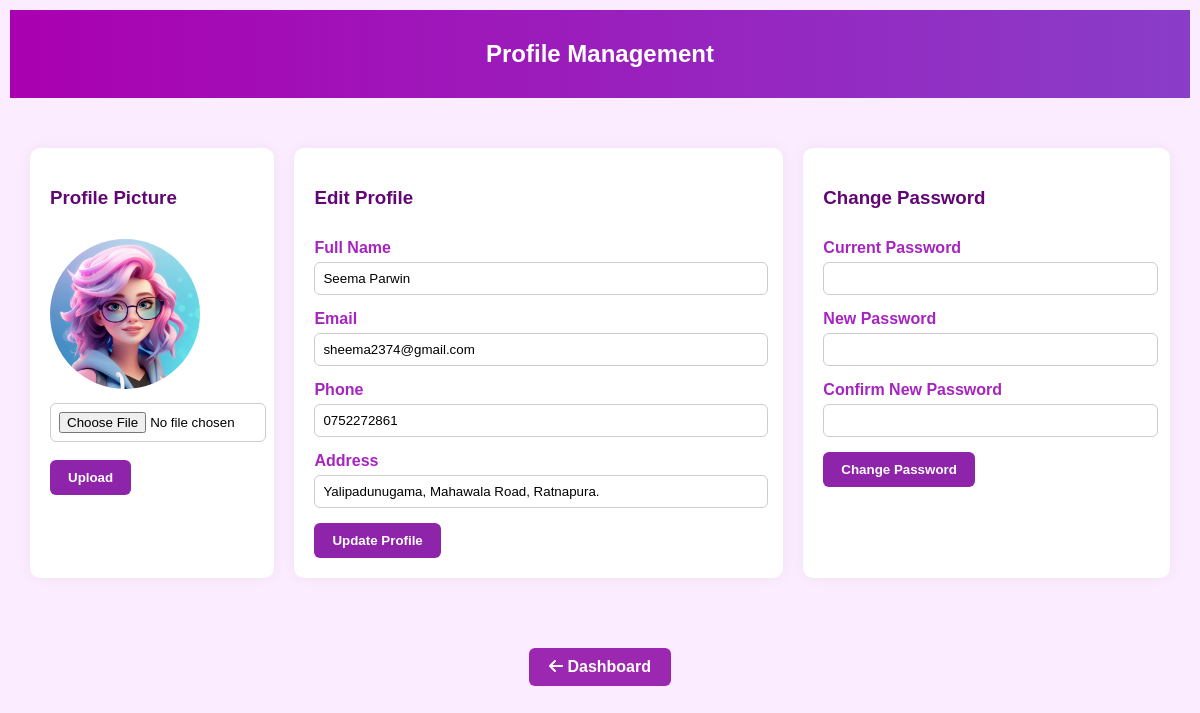
Page /CustomerProfile1.php (signed in) on the committed database.
### tables this page shows
CREATE TABLE `customers` (
  `customer_id` int(11) NOT NULL,
  `name` varchar(100) NOT NULL,
  `email` varchar(100) NOT NULL,
  `phone` varchar(15) NOT NULL,
  `password` varchar(255) NOT NULL,
  `address` text NOT NULL,
  `profile_picture` varchar(255) DEFAULT 'default.png',
  `created_at` timestamp NOT NULL DEFAULT current_timestamp(),
  `status` enum('active','inactive') DEFAULT 'active'
);

### CustomerProfile1.php (the view, shortened to what this page needs)
<?php
$servername = "localhost";
$username = "root";
$password = "";
$dbname = "home_service_db";
$conn = new mysqli($servername, $username, $password, $dbname);
$customer_id = $_SESSION['customer_id'];
$query = "SELECT * FROM customers WHERE customer_id='$customer_id'";
$result = mysqli_query($conn, $query);
$customer = mysqli_fetch_assoc($result);
?>
<!DOCTYPE html>
<html lang="en">
<head>
  <link rel="stylesheet" href="https://cdnjs.cloudflare.com/ajax/libs/font-awesome/6.4.0/css/all.min.css">
</head>
<body>
<header>
  <h1>Profile Management</h1>
</header>
<div class="profile-grid">
  <div class="profile-section">
    <h3>Profile Picture</h3>
    <img src="Image/<?php echo htmlspecialchars($customer['profile_picture'] ?: 'Icons_default.png'); ?>" alt="Profile">
    <form method="POST" enctype="multipart/form-data">
      <input type="file" name="profile_picture" required>
      <br><br>
      <button type="submit" name="upload_profile_picture" class="submit-btn">Upload</button>
    </form>
  </div>
  <div class="profile-section">
    <h3>Edit Profile</h3>
    <form method="POST">
      <div class="form-group">
        <label>Full Name</label>
        <input type="text" name="name" value="<?php echo htmlspecialchars($customer['name']); ?>" required>
      </div>
      <div class="form-group">
        <label>Email</label>
        <input type="email" name="email" value="<?php echo htmlspecialchars($customer['email']); ?>" required>
      </div>
      <div class="form-group">
        <label>Phone</label>
        <input type="text" name="phone" value="<?php echo htmlspecialchars($customer['phone']); ?>" required>
      </div>
      <div class="form-group">
        <label>Address</label>
        <input type="text" name="address" value="<?php echo htmlspecialchars($customer['address']); ?>" required>
      </div>
      <button type="submit" name="update_profile" class="submit-btn">Update Profile</button>
    </form>
  </div>
  <div class="profile-section">
    <h3>Change Password</h3>
    <form method="POST">
      <div class="form-group">
        <label>Current Password</label>
        <input type="password" name="current_password" required>
      </div>
      <div class="form-group">
        <label>New Password</label>
        <input type="password" name="new_password" required>
      </div>
      <div class="form-group">
        <label>Confirm New Password</label>
        <input type="password" name="confirm_password" required>
      </div>
      <button type="submit" name="change_password" class="submit-btn">Change Password</button>
    </form>
  </div>
</div>
<div style="text-align:center;">
  <a href="CustomerDashboard1.php" class="back-dashboard"><i class="fas fa-arrow-left"></i> Dashboard</a>
</div>
</body>
</html>

### CustomerProfile1.php (style rules this page uses)
body { font-family: 'Poppins', sans-serif; margin: 0; padding: 10px; background: #fbecff; animation: fadeInBody 0.8s ease-in; }
header { background: linear-gradient(90deg,rgb(170, 0, 176),rgb(138, 61, 201)); padding: 30px; text-align: center; color: white; animation: slideDown 1s ease-out; }
h1 { font-size: 24px; margin: 0; align-items: center; }
h3 { color: #630675; margin-bottom: 30px; }
.profile-grid { display: grid; grid-template-columns: 1fr 2fr 1.5fr; gap: 20px; margin: 30px auto; padding: 20px; max-width: 1200px; }
.profile-section { background: white; padding: 20px; border-radius: 10px; box-shadow: 0 0 15px rgba(0,0,0,0.05); animation: fadeInUp 0.7s ease; transition: transform 0.3s; }
.profile-section img { width: 150px; height: 150px; object-fit: cover; border-radius: 50%; margin-bottom: 10px; transition: transform 0.3s ease-in-out; }
.form-group { margin-bottom: 15px; }
label { font-weight: 600; display: block; margin-bottom: 5px; color:rgb(166, 36, 192); }
input[type="text"], input[type="email"], input[type="password"], input[type="file"] { width: 97%; padding: 8px; border: 1px solid #ccc; border-radius: 6px; transition: border-color 0.3s, box-shadow 0.3s; }
.submit-btn { background-color: #8e24aa; color: white; border: none; padding: 10px 18px; border-radius: 6px; font-weight: 600; cursor: pointer; transition: background 0.3s, transform 0.2s ease; }
.back-dashboard { margin: 20px; display: inline-block; padding: 10px 20px; background: #9c27b0; color: white; text-decoration: none; border-radius: 6px; font-weight: bold; transition: background 0.3s, transform 0.3s; }

### rows in the picture
customers: profile_picture (picture), name "Seema Parwin", email "sheema2374@gmail.com", phone "0752272861", address "Yalipadunugama, Mahawala Road, Ratnapura."
